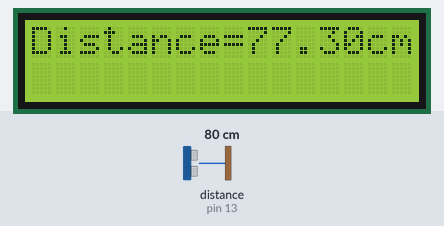
This sketch was run on a simulated Arduino Uno, built with avr-gcc and run on an emulated ATmega328P. On the bench: 16×2 character LCD. Wiring (inferred from the names in the program): ultrasonic range finder: trigger pin 10; echo pin 13. Inputs (shaded band) come from the test bench; at power-on: distance to the obstacle (sensor on pin 13) 80 cm. The echo pulse lasts 58.3 µs per cm; what the sketch prints to the serial monitor is not drawn.

Above: at 1.2 s.
1.3 s: distance to the obstacle (sensor on pin 13) set to 2 cm
At 2.9 s:
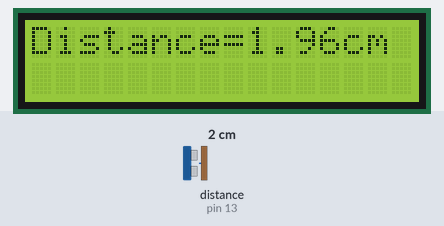
5.4 s: distance to the obstacle (sensor on pin 13) set to 4 cm
At 6.7 s:
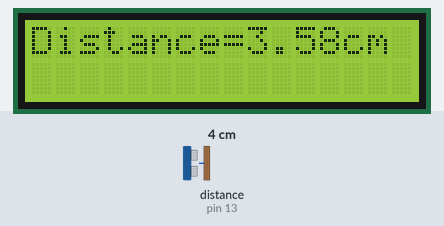
8.7 s: distance to the obstacle (sensor on pin 13) set to 9 cm
At 10.0 s:
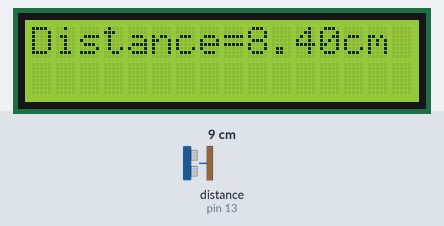
Timing chart, 0 to 11.7 s (numbered marks = the images above; inputs shaded):
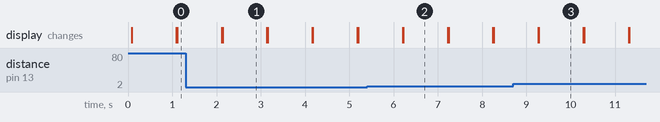

Measured:
- after the input at 1.3 s, the display: first differs from a run without the input after 0.84 s (image 1)
- after the input at 5.4 s, the display: first differs from a run without the input after 0.82 s (image 2)
- after the input at 8.7 s, the display: first differs from a run without the input after 0.58 s (image 3)
- what the display in image 1 shows lasts 1.0 s, from 2.1 s to 3.1 s

The sketch:

Ultrasonic_Range_Finger.ino
```cpp
#include<dht.h>
#include <Wire.h>
#include <LiquidCrystal_I2C.h>

const int trigPin = 10;
const int echoPin = 13;
const int DHT11_Pin = 7;
LiquidCrystal_I2C lcd(0x27,16,2);

dht DHT;

void setup() {
  // put your setup code here, to run once:
  Serial.begin(9600);
  pinMode(echoPin, INPUT);
  pinMode(trigPin, OUTPUT);
  lcd.begin();                                                  //initialize the lcd
  lcd.backlight();
}

void loop() {
  // put your main code here, to run repeatedly:
  float duration, distance, speed;

  digitalWrite(trigPin, LOW);
  delayMicroseconds(2);

  digitalWrite(trigPin, HIGH);
  delayMicroseconds(10);
  digitalWrite(trigPin, LOW);

  duration = pulseIn(echoPin, HIGH);
  speed = 331.4 + (0.606 * DHT.temperature) + (0.0124 * DHT.humidity);
  distance = (duration / 2) * (speed / 10000);

  Serial.print("Distance = ");
  lcd.print("Distance=");
  if(distance >= 10000 || distance <= 1){
    Serial.println("Out of range");
    lcd.print("Out of range");
  }
  else{
    Serial.print(distance);
    Serial.println(" cm");
    lcd.print(distance);
    lcd.println("cm ");
    delay(500);
  }
  delay(500);
  lcd.clear();
}
```
